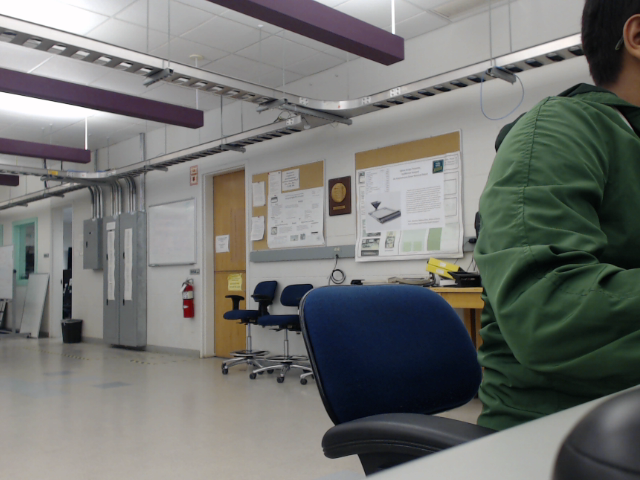
//> input picture Depth_map/left.png, 640 x 480 px, given in place of the camera
$ ./cComp Depth_map/left.png   (built with g++ and OpenCV 4)
//> lines starting //> are read from the running program, lines starting //| are printed output that depends on the picture; after the words box and inside, x2 and y2 are one past the last pixel; in counts of white or black regions, pixels touching at a corner belong together
/*
#include "opencv2/imgcodecs.hpp"
#include "opencv2/imgproc/imgproc.hpp"
#include <iostream>
#include<opencv2/core/core.hpp>
#include<opencv2/highgui/highgui.hpp>
#include<opencv2/imgproc/imgproc.hpp>
#include "opencv2/objdetect.hpp"
#include <stdio.h>
#include <opencv2/opencv.hpp>
#include <opencv2/imgcodecs/imgcodecs.hpp>

//This program succeffully opens and shows a video
using namespace std;
using namespace cv;

int main(int argc, const char * argv[])
{	Mat img;
	VideoCapture capture("v1.avi");
	if (!capture.isOpened())
	throw "ERROR";
	while (1)
	{
		capture >> img;
		if (img.empty())
			break;
		imshow("Badminton Video",img);
		namedWindow("Badminton Video",1);
		waitKey(20);
	}
	    waitKey(0);
	    return 0;
}*/


// Example 14-3. Drawing labeled connected components
/*
#include <algorithm>
#include <iostream>
#include<opencv2/opencv.hpp>
#include "opencv2/imgcodecs.hpp"
#include "opencv2/imgproc/imgproc.hpp"
#include <iostream>
#include<opencv2/core/core.hpp>
#include<opencv2/highgui/highgui.hpp>
#include<opencv2/imgproc/imgproc.hpp>
#include "opencv2/objdetect.hpp"
#include <stdio.h>
#include <opencv2/opencv.hpp>
#include <opencv2/imgcodecs/imgcodecs.hpp>

using namespace std;
using namespace cv;

int main(int argc, char* argv[]) {

  cv::Mat img, img_edge, labels, centroids, img_color, stats, pic;

  // load image or show help if no image was provided
  if( (argc != 2)  || (img = cv::imread( argv[1], cv::IMREAD_GRAYSCALE )).empty()    )
 {
	cout << "\nERROR: You need 2 parameters, you had " << argc << "\n" << endl;
       cout << "\nExample 14-3: Drawing labeled connected componnents\n"
       << "Call is:\n" <<argv[0] <<" <path/image>\n"
      << "\nExample:\n" << argv[0] << " ../HandIndoorColor.jpg\n" << endl;
    	return -1;
  }

if (argc = 2)
{
	VideoCapture capture(0);
	if (!capture.isOpened()) { throw "ERROR"; }
	capture >> img;
	img = img_edge;
	imshow("Badminton Video",img);
	namedWindow("Badminton Video",1);
	waitKey(20);
}

  cv::threshold(img, img_edge, 128, 255, cv::THRESH_BINARY);
  cv::imshow("Image after threshold", img_edge);

  int i, nccomps = cv::connectedComponentsWithStats (img_edge, labels,	stats, centroids  );
  cout << "Total Connected Components Detected: " << nccomps << endl;

  vector<cv::Vec3b> colors(nccomps+1);
  colors[0] = cv::Vec3b(0,0,0); // background pixels remain black.
  for( i = 1; i <= nccomps; i++ )
{
	//VideoCapture capture(0);
	//if (!capture.isOpened()) { throw "ERROR"; }
	// capture >> img;
	//imshow("Badminton Video",img);
	//namedWindow("Badminton Video",1);
	//waitKey(20);

	    if( stats.at<int>(i-1, cv::CC_STAT_AREA) < 100 )
	    colors[i] = cv::Vec3b(0,0,0); // small regions are painted with black too.
	  }
	  img_color = cv::Mat::zeros(img.size(), CV_8UC3);
	  for( int y = 0; y < img_color.rows; y++ )
	 {
	    for( int x = 0; x < img_color.cols; x++ )
	    {
	      int label = labels.at<int>(y, x);
	      CV_Assert(0 <= label && label <= nccomps);
	      img_color.at<cv::Vec3b>(y, x) = colors[label];
	    }
	}
	  cv::imshow("Labeled map", img_color);
	  cv::waitKey();
	  return 0;
}*/


//Exception thrown
/*
#include <opencv2/core/utility.hpp>
#include "opencv2/imgproc.hpp"
#include "opencv2/imgcodecs.hpp"
#include "opencv2/highgui.hpp"
#include <iostream>

using namespace cv;
using namespace std;

Mat img, labelImage;
int threshval = 100;

int main( int argc, const char** argv )
{
	while (1)
	{	// I have seperately tested out this video openet, I am trying to open the video and tell me from the video the connected componnets
		// that I wants
		VideoCapture capture(0);
		if (!capture.isOpened())
		throw "ERROR";
	       capture >> img;
		img = imread ("screenshot.png");
		if(img.empty())
		{cout << "Could not read input image file: " << endl;	return -1;    }

		 int nLabels = connectedComponents(img, labelImage, 8, CV_32S); //ccomp(inputArray, label, int connection, CV_32S);
		 cout << " Connected Components " <<  nLabels <<endl;
		std::vector<Vec3b> colors(nLabels);
		    colors[0] = Vec3b(0, 0, 0);// disregard backgrounds
		    for(int label = 1; label < nLabels; ++label){
			colors[label] = Vec3b( (rand()&255), (rand()&255), (rand()&255) );
		    }
		    Mat dst(img.size(), CV_8UC3);
		    for(int r = 0; r < dst.rows; ++r){
			for(int c = 0; c < dst.cols; ++c){
			    int label = labelImage.at<int>(r, c);
			    Vec3b &pixel = dst.at<Vec3b>(r, c);
			    pixel = colors[label];
			 }
		   }
		   imshow( "Connected Components", dst );
		    namedWindow( "Image", 1 );
		    imshow( "Image", img );
		    namedWindow( "Connected Components", 1 );
		    waitKey(200000000);
	}

	waitKey(0);
        return 0;
}*/

/*
#include "opencv2/highgui/highgui.hpp"
#include "opencv2/imgcodecs.hpp"
#include "opencv2/imgproc/imgproc.hpp"
#include <iostream>

using namespace std;
using namespace cv;

int main(int argc, const char * argv[]) {


while (1)
{

	  // Create an image
	    const int color_white = 255;
	    Mat src = imread("screenshot.png");    // = Mat::zeros(600, 800, CV_8UC1);

	    rectangle(src, Point(100, 100), Point(200, 200), color_white, FILLED);
	    rectangle(src, Point(500, 150), Point(600, 450), color_white, FILLED);
	    rectangle(src, Point(350,250), Point(359,251), color_white, FILLED);
	    rectangle(src, Point(354,246), Point(355,255), color_white, FILLED);
	    circle(src, Point(300, 400), 75, color_white, FILLED);

	    imshow("Original", src);
	if (src.empty())
	{break;}

    // Get connected components and stats
    const int connectivity_8 = 8;
    Mat labels, stats, centroids;
    int nLabels = connectedComponentsWithStats(src, labels, stats, centroids, connectivity_8, CV_32S);
    cout << "Number of connected components = " << nLabels << endl << endl;

    cout << "Show label values:" << endl;
    int component1Pixel = labels.at<int>(150,150);
    cout << "pixel at(150,150) = " << component1Pixel << endl;
    int component2Pixel = labels.at<int>(300,550);
    cout << "pixel at(300,550) = " << component2Pixel << endl << endl;

    // Statistics
    cout << "Show statistics and centroids:" << endl;
    cout << "stats:" << endl << "(left,top,width,height,area)" << endl << stats << endl << endl;
    cout << "centroids:" << endl << "(x, y)" << endl << centroids << endl << endl;

    // Print individual stats for component 1 (component 0 is background)
    cout << "Component 1 stats:" << endl;
    cout << "CC_STAT_LEFT   = " << stats.at<int>(1,CC_STAT_LEFT) << endl;
    cout << "CC_STAT_TOP    = " << stats.at<int>(1,CC_STAT_TOP) << endl;
    cout << "CC_STAT_WIDTH  = " << stats.at<int>(1,CC_STAT_WIDTH) << endl;
    cout << "CC_STAT_HEIGHT = " << stats.at<int>(1,CC_STAT_HEIGHT) << endl;
    cout << "CC_STAT_AREA   = " << stats.at<int>(1,CC_STAT_AREA) << endl;

    // Create image with only component 2
    Mat only2;
    compare(labels, 2, only2, CMP_EQ);
    imshow("Component 2", only2);
    //waitKey(0);
}

	waitKey(20);
	return 0;

}*/

#include <opencv2/core/utility.hpp>
#include "opencv2/imgproc.hpp"
#include "opencv2/imgcodecs.hpp"
#include "opencv2/highgui.hpp"
#include <iostream>

using namespace cv;
using namespace std;

Mat img;
int threshval = 100;

static void on_trackbar(int, void*)
{
    Mat bw = threshval < 128 ? (img < threshval) : (img > threshval);
    Mat labelImage(img.size(), CV_32S);
    int nLabels = connectedComponents(bw, labelImage, 4);
    std::vector<Vec3b> colors(nLabels);
    colors[0] = Vec3b(0, 0, 0);//background
    for(int label = 1; label < nLabels; ++label){
        colors[label] = Vec3b( (rand()&255), (rand()&255), (rand()&255) );
    }
    Mat dst(img.size(), CV_8UC3);
    for(int r = 0; r < dst.rows; ++r){
        for(int c = 0; c < dst.cols; ++c){
            int label = labelImage.at<int>(r, c);
            Vec3b &pixel = dst.at<Vec3b>(r, c);
            pixel = colors[label];
         }
     }

    imshow( "Connected Components", dst );
}

static void help()
{    cout << "\n This program demonstrates connected components and use of the trackbar\n"  "Usage: \n"   "  ./connected_components <image(../data/      		stuff.jpg as default)>\n"  "The image is converted to grayscale and displayed, another image has a trackbar\n"  "that controls thresholding 	and thereby 		the extracted contours which are drawn in color\n";}

const char* keys ={   "{help h||}{@image|../data/stuff.jpg|image for converting to a grayscale}"};

int main( int argc, const char** argv )
{
	CommandLineParser parser(argc, argv, keys);
	if (parser.has("help")){help(); return 0;	    }
	VideoCapture capWebcam(0);
	while (1)
	{
		Mat frame;
		capWebcam.read(frame);
//> frame is the input picture: 480 rows x 640 cols, CV_8UC3; mean B, G, R 113.1, 116, 114.5
		if (frame.empty())	{cout << "No frame to read" << endl; break;}
		imshow("Camera", frame);
		Mat frame2;
		frame2 = frame.clone();      				//copy from the camera
		imwrite("screenshot.png", frame2);	        // write it to screenshot.png in this directory
		Mat frame3 = imread ("screenshot.png"); //read from the pic/screenshot
		imshow("screenshot", frame3);   		// show it to us

		img = imread("screenshot.png", 0);
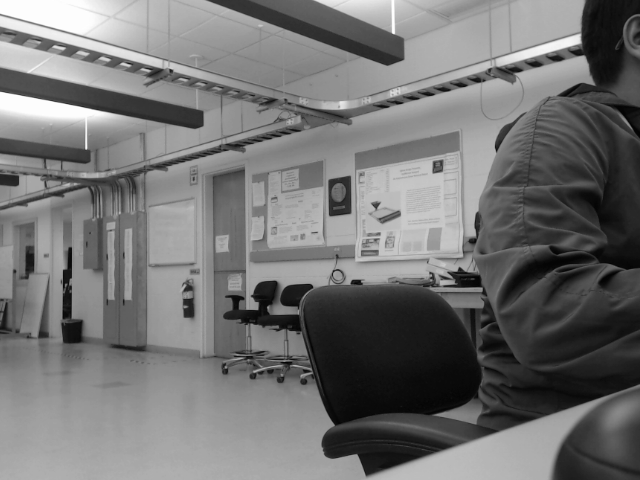
//> img: 480 rows x 640 cols, CV_8UC1; min 3, max 255, mean 114.8
		if(img.empty()) {cout << "Could not read input image file: " <<  endl;return -1;    }

		namedWindow( "Image", 1 );
		imshow( "Image", img );
		namedWindow( "Connected Components", 1 );
		createTrackbar( "Threshold", "Connected Components", &threshval, 255, on_trackbar );
		on_trackbar(threshval, 0);
//> in on_trackbar, `Mat bw = threshval < 128 ? (img < threshval) : (img > threshval);`:
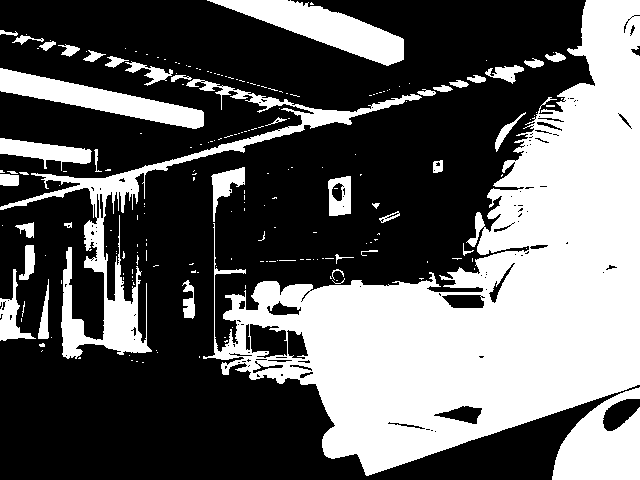
//> bw: 480 rows x 640 cols, CV_8UC1; 38.1% white; 207 white regions (165 under 20 px), largest, box (x1, y1, x2, y2) and area: (203, 0, 640, 476) 83945, (0, 79, 422, 359) 10017, (552, 387, 640, 480) 5163
//> in on_trackbar, `int nLabels = connectedComponents(bw, labelImage, 4);`:
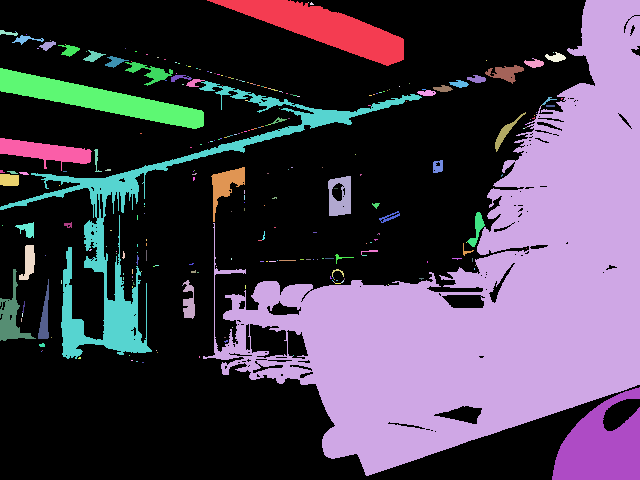
//> labelImage: 480 rows x 640 cols, CV_32SC1; 267 distinct labels, from 0 to 266; one colour per label, 0 black
//> in on_trackbar, `int nLabels = connectedComponents(bw, labelImage, 4);`: nLabels = 267
//> in on_trackbar, `imshow( "Connected Components", dst );`:
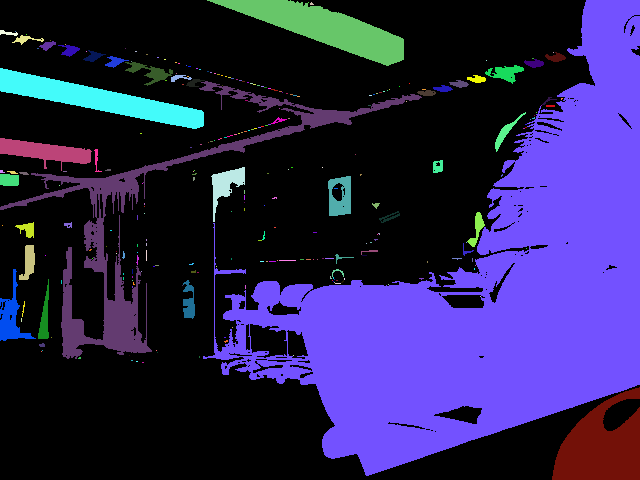
//> window 'Connected Components': 480 rows x 640 cols, CV_8UC3; mean B, G, R 82.5, 34.9, 42.3
		waitKey(1);
	}

    waitKey(0);
    return 0;
}

$ run again, on Depth_map/right.png
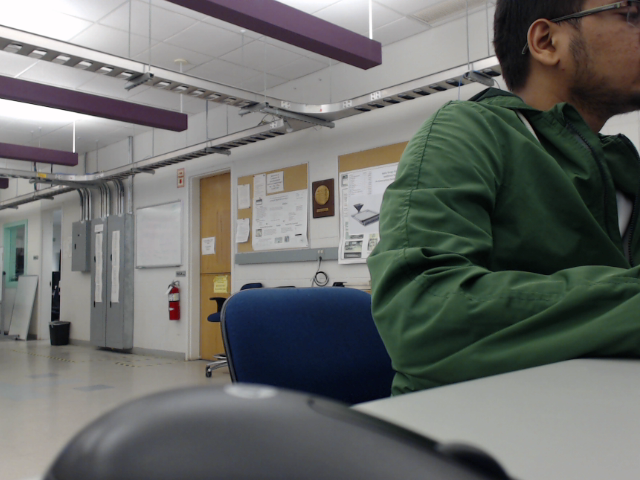
//> input picture Depth_map/right.png, 640 x 480 px, given in place of the camera
//> frame is the input picture: 480 rows x 640 cols, CV_8UC3; mean B, G, R 106.3, 109.2, 107
//> bw: 480 rows x 640 cols, CV_8UC1; 46.5% white; 211 white regions (169 under 20 px), largest, box (x1, y1, x2, y2) and area: (44, 0, 640, 480) 119802, (167, 0, 382, 70) 5185, (0, 76, 188, 132) 3900
//> in on_trackbar, `int nLabels = connectedComponents(bw, labelImage, 4);`:
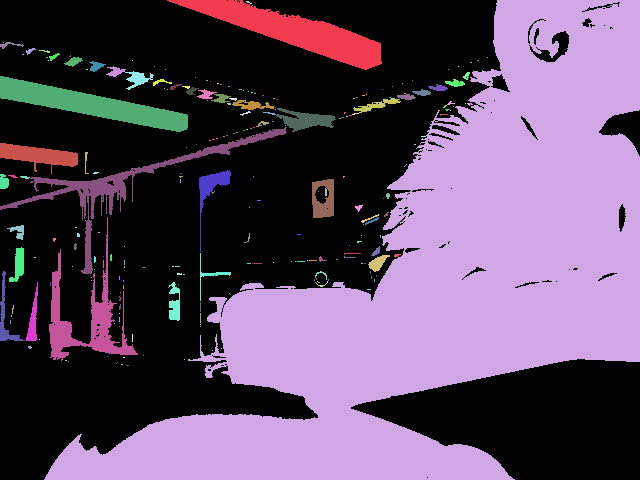
//> labelImage: 480 rows x 640 cols, CV_32SC1; 256 distinct labels, from 0 to 255; one colour per label, 0 black
//> nLabels = 256
//> in on_trackbar, `imshow( "Connected Components", dst );`:
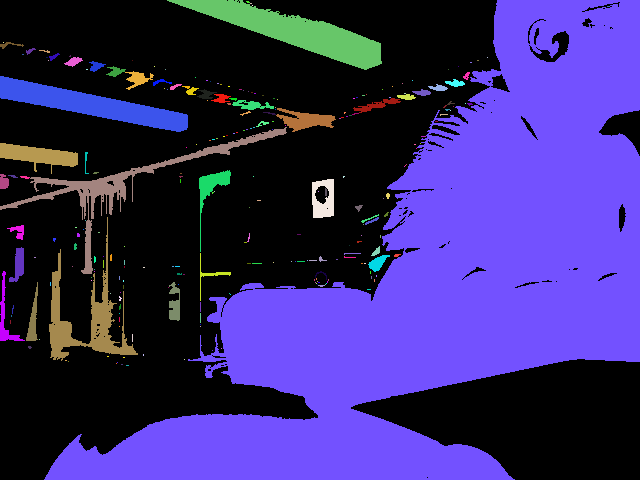
//> window 'Connected Components': 480 rows x 640 cols, CV_8UC3; mean B, G, R 109.4, 42.2, 54.4
